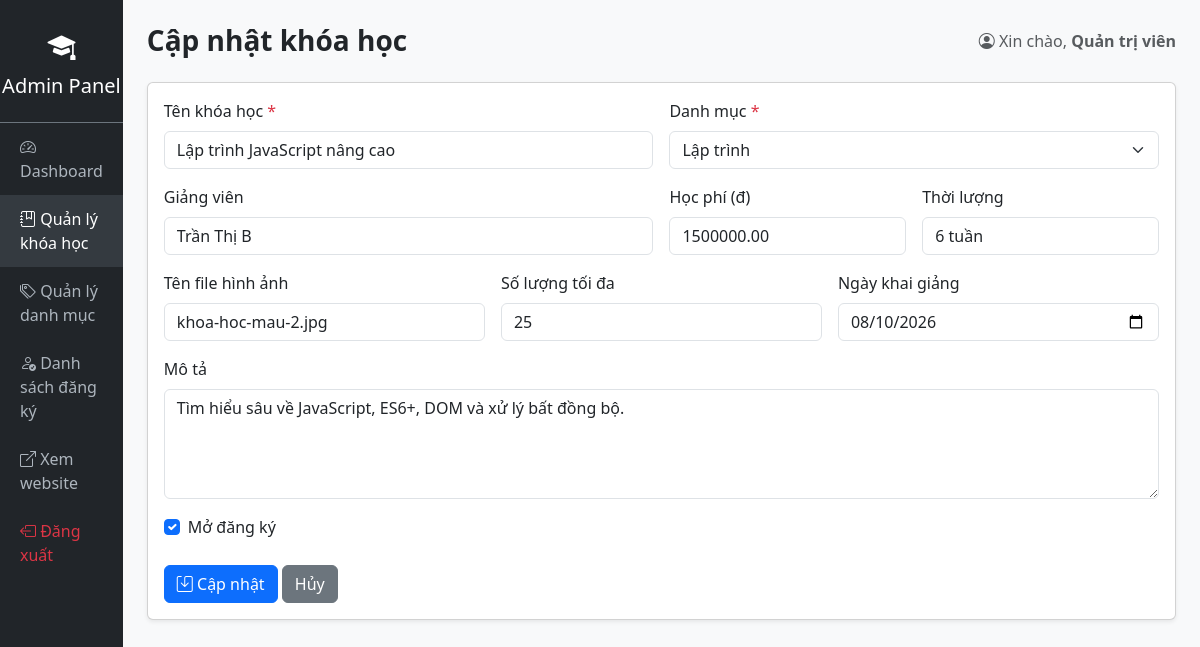
Screenshot of /dang-ky-khoa-hoc/admin/khoa-hoc/sua.php?id=2 (signed in) with the database file from the repository.
### tables this page shows
CREATE TABLE khoa_hoc (
    id INT AUTO_INCREMENT PRIMARY KEY,
    danh_muc_id INT NOT NULL,
    ten_khoa_hoc VARCHAR(150) NOT NULL,
    mo_ta TEXT DEFAULT NULL,
    giang_vien VARCHAR(100) DEFAULT NULL,
    hoc_phi DECIMAL(10,2) NOT NULL DEFAULT 0,
    thoi_luong VARCHAR(50) DEFAULT NULL,  
    hinh_anh VARCHAR(255) DEFAULT NULL,
    so_luong_toi_da INT DEFAULT 30,
    ngay_khai_giang DATE DEFAULT NULL,
    trang_thai TINYINT(1) DEFAULT 1,  
    created_at DATETIME DEFAULT CURRENT_TIMESTAMP,
    CONSTRAINT fk_khoahoc_danhmuc FOREIGN KEY (danh_muc_id)
        REFERENCES danh_muc(id) ON DELETE CASCADE ON UPDATE CASCADE
);

CREATE TABLE danh_muc (
    id INT AUTO_INCREMENT PRIMARY KEY,
    ten_danh_muc VARCHAR(100) NOT NULL,
    mo_ta VARCHAR(255) DEFAULT NULL,
    created_at DATETIME DEFAULT CURRENT_TIMESTAMP
);

### dang-ky-khoa-hoc/admin/khoa-hoc/sua.php (the view, shortened to what this page needs)
<?php
require_once __DIR__ . '/../../config/database.php';
$id = (int) ($_GET['id'] ?? 0);
$stmt = $pdo->prepare("SELECT * FROM khoa_hoc WHERE id = :id");
$stmt->execute([':id' => $id]);
$kh = $stmt->fetch();
$danh_muc_list = $pdo->query("SELECT * FROM danh_muc ORDER BY ten_danh_muc")->fetchAll();
require_once __DIR__ . '/../includes/admin_header.php';
?>
<div class="card shadow-sm">
    <div class="card-body">
        <form method="POST">
            <div class="row g-3">
                <div class="col-md-6">
                    <label class="form-label">Tên khóa học <span class="text-danger">*</span></label>
                    <input type="text" name="ten_khoa_hoc" class="form-control" required
                           value="<?= htmlspecialchars($kh['ten_khoa_hoc']) ?>">
                </div>
                <div class="col-md-6">
                    <label class="form-label">Danh mục <span class="text-danger">*</span></label>
                    <select name="danh_muc_id" class="form-select" required>
                        <?php foreach ($danh_muc_list as $dm): ?>
                            <option value="<?= $dm['id'] ?>" <?= $dm['id'] == $kh['danh_muc_id'] ? 'selected' : '' ?>>
                                <?= htmlspecialchars($dm['ten_danh_muc']) ?>
                            </option>
                        <?php endforeach; ?>
                    </select>
                </div>
                <div class="col-md-6">
                    <label class="form-label">Giảng viên</label>
                    <input type="text" name="giang_vien" class="form-control" value="<?= htmlspecialchars($kh['giang_vien']) ?>">
                </div>
                <div class="col-md-3">
                    <label class="form-label">Học phí (đ)</label>
                    <input type="number" step="1000" min="0" name="hoc_phi" class="form-control" value="<?= htmlspecialchars($kh['hoc_phi']) ?>">
                </div>
                <div class="col-md-3">
                    <label class="form-label">Thời lượng</label>
                    <input type="text" name="thoi_luong" class="form-control" value="<?= htmlspecialchars($kh['thoi_luong']) ?>">
                </div>
                <div class="col-md-4">
                    <label class="form-label">Tên file hình ảnh</label>
                    <input type="text" name="hinh_anh" class="form-control" value="<?= htmlspecialchars($kh['hinh_anh']) ?>">
                </div>
                <div class="col-md-4">
                    <label class="form-label">Số lượng tối đa</label>
                    <input type="number" min="1" name="so_luong_toi_da" class="form-control" value="<?= htmlspecialchars($kh['so_luong_toi_da']) ?>">
                </div>
                <div class="col-md-4">
                    <label class="form-label">Ngày khai giảng</label>
                    <input type="date" name="ngay_khai_giang" class="form-control" value="<?= htmlspecialchars($kh['ngay_khai_giang']) ?>">
                </div>
                <div class="col-12">
                    <label class="form-label">Mô tả</label>
                    <textarea name="mo_ta" class="form-control" rows="4"><?= htmlspecialchars($kh['mo_ta']) ?></textarea>
                </div>
                <div class="col-12">
                    <div class="form-check">
                        <input type="checkbox" name="trang_thai" class="form-check-input" id="trangThai" <?= $kh['trang_thai'] ? 'checked' : '' ?>>
                        <label class="form-check-label" for="trangThai">Mở đăng ký</label>
                    </div>
                </div>
            </div>
            <div class="mt-4">
                <button type="submit" class="btn btn-primary"><i class="bi bi-save"></i> Cập nhật</button>
                <a href="index.php" class="btn btn-secondary">Hủy</a>
            </div>
        </form>
    </div>
</div>
<?php require_once __DIR__ . '/../includes/admin_footer.php'; ?>

### dang-ky-khoa-hoc/assets/css/style.css (style rules this page uses)
body { font-family: 'Segoe UI', Roboto, Arial, sans-serif; background-color: #f8f9fa; }

### rows the page displays
khoa_hoc: ten_khoa_hoc "Lập trình JavaScript nâng cao", danh_muc_id "Lập trình", giang_vien "Trần Thị B", hoc_phi "1500000.00", thoi_luong "6 tuần", hinh_anh "khoa-hoc-mau-2.jpg", so_luong_toi_da "25", ngay_khai_giang "08/10/2026", mo_ta "Tìm hiểu sâu về JavaScript, ES6+, DOM và xử lý bất đồng bộ.", trang_thai "☑"

### other values shown
$page_title "Cập nhật khóa học"
$_SESSION['admin_name'] "Quản trị viên"
